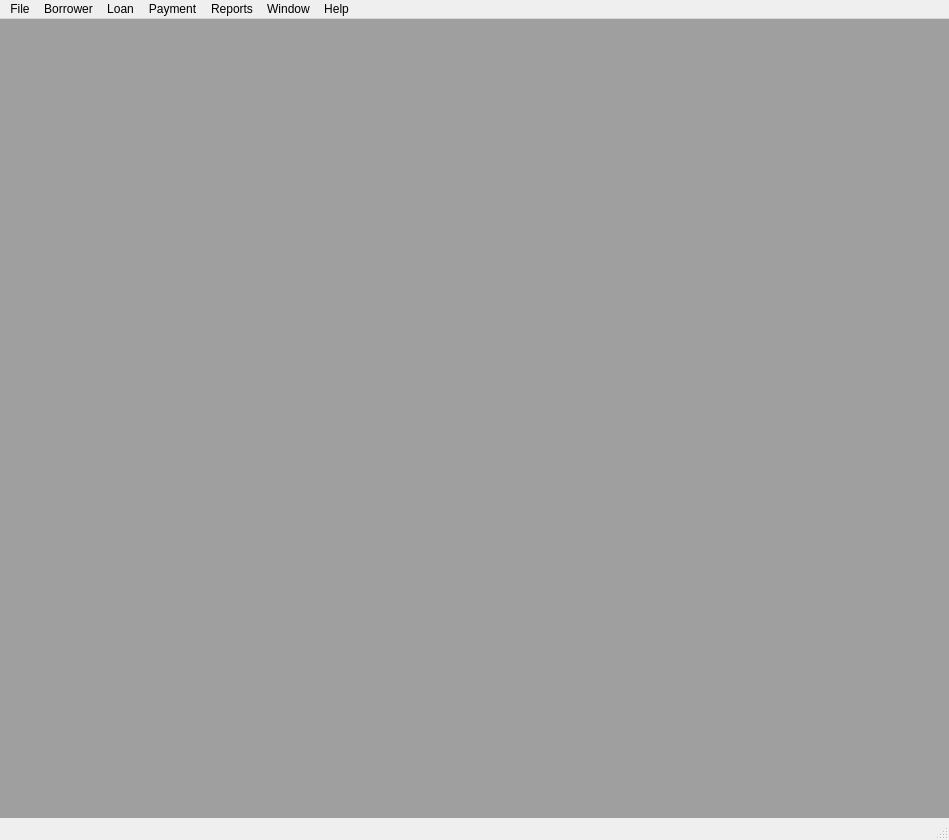
<?xml version="1.0" encoding="UTF-8"?>
<ui version="4.0">
 <class>MainWindow</class>
 <widget class="QMainWindow" name="MainWindow">
  <property name="geometry">
   <rect>
    <x>0</x>
    <y>0</y>
    <width>949</width>
    <height>840</height>
   </rect>
  </property>
  <property name="sizePolicy">
   <sizepolicy hsizetype="Maximum" vsizetype="Maximum">
    <horstretch>0</horstretch>
    <verstretch>0</verstretch>
   </sizepolicy>
  </property>
  <property name="windowTitle">
   <string>CashEagle</string>
  </property>
  <widget class="QWidget" name="centralwidget">
   <widget class="QMdiArea" name="mdiArea">
    <property name="geometry">
     <rect>
      <x>-1</x>
      <y>0</y>
      <width>961</width>
      <height>831</height>
     </rect>
    </property>
    <property name="sizePolicy">
     <sizepolicy hsizetype="Maximum" vsizetype="Maximum">
      <horstretch>0</horstretch>
      <verstretch>0</verstretch>
     </sizepolicy>
    </property>
    <property name="sizeAdjustPolicy">
     <enum>QAbstractScrollArea::AdjustToContents</enum>
    </property>
   </widget>
  </widget>
  <widget class="QMenuBar" name="menubar">
   <property name="geometry">
    <rect>
     <x>0</x>
     <y>0</y>
     <width>949</width>
     <height>26</height>
    </rect>
   </property>
   <widget class="QMenu" name="menuFile">
    <property name="title">
     <string>File</string>
    </property>
    <addaction name="actionSettings"/>
    <addaction name="actionSecurity_2"/>
    <addaction name="separator"/>
    <addaction name="actionExit_2"/>
   </widget>
   <widget class="QMenu" name="menuWindow">
    <property name="title">
     <string>Window</string>
    </property>
    <addaction name="actionMinimize"/>
   </widget>
   <widget class="QMenu" name="menuHelp">
    <property name="title">
     <string>Help</string>
    </property>
    <addaction name="actionCashEagle_Help"/>
    <addaction name="separator"/>
    <addaction name="actionAbout"/>
   </widget>
   <widget class="QMenu" name="menuBorrower">
    <property name="title">
     <string>Borrower</string>
    </property>
    <addaction name="actionNew_Borrower"/>
    <addaction name="actionLocate_Borrowers"/>
    <addaction name="actionCheck_Borrowers"/>
    <addaction name="separator"/>
    <addaction name="actionCredit_Check"/>
   </widget>
   <widget class="QMenu" name="menuLoan">
    <property name="title">
     <string>Loan</string>
    </property>
    <addaction name="actionNew_Loans"/>
    <addaction name="actionLoan_Assess"/>
   </widget>
   <widget class="QMenu" name="menuPayment">
    <property name="title">
     <string>Payment</string>
    </property>
    <addaction name="actionMake_Payment"/>
   </widget>
   <widget class="QMenu" name="menuReports">
    <property name="title">
     <string>Reports</string>
    </property>
   </widget>
   <addaction name="menuFile"/>
   <addaction name="menuBorrower"/>
   <addaction name="menuLoan"/>
   <addaction name="menuPayment"/>
   <addaction name="menuReports"/>
   <addaction name="menuWindow"/>
   <addaction name="menuHelp"/>
  </widget>
  <widget class="QStatusBar" name="statusbar"/>
  <action name="actionCashEagle_Help">
   <property name="text">
    <string>CashEagle Help</string>
   </property>
  </action>
  <action name="actionAbout">
   <property name="text">
    <string>About</string>
   </property>
  </action>
  <action name="actionMinimize">
   <property name="text">
    <string>Minimize</string>
   </property>
  </action>
  <action name="actionExit">
   <property name="text">
    <string>Exit</string>
   </property>
   <property name="shortcut">
    <string>Alt+F</string>
   </property>
  </action>
  <action name="actionSecurity">
   <property name="text">
    <string>Security</string>
   </property>
  </action>
  <action name="actionSettings">
   <property name="text">
    <string>Settings</string>
   </property>
  </action>
  <action name="actionSecurity_2">
   <property name="text">
    <string>Security</string>
   </property>
  </action>
  <action name="actionExit_2">
   <property name="text">
    <string>Exit</string>
   </property>
  </action>
  <action name="actionNew_Borrower">
   <property name="text">
    <string>New Borrower</string>
   </property>
  </action>
  <action name="actionLocate_Borrowers">
   <property name="text">
    <string>Locate Borrowers</string>
   </property>
  </action>
  <action name="actionCheck_Borrowers">
   <property name="text">
    <string>Borrower List</string>
   </property>
  </action>
  <action name="actionNew_Loans">
   <property name="text">
    <string>New Loans</string>
   </property>
  </action>
  <action name="actionLoan_Assess">
   <property name="text">
    <string>Loan Assess</string>
   </property>
  </action>
  <action name="actionCredit_Check">
   <property name="text">
    <string>Credit Check</string>
   </property>
  </action>
  <action name="actionMake_Payment">
   <property name="text">
    <string>Make Payment</string>
   </property>
  </action>
 </widget>
 <resources/>
 <connections/>
</ui>
